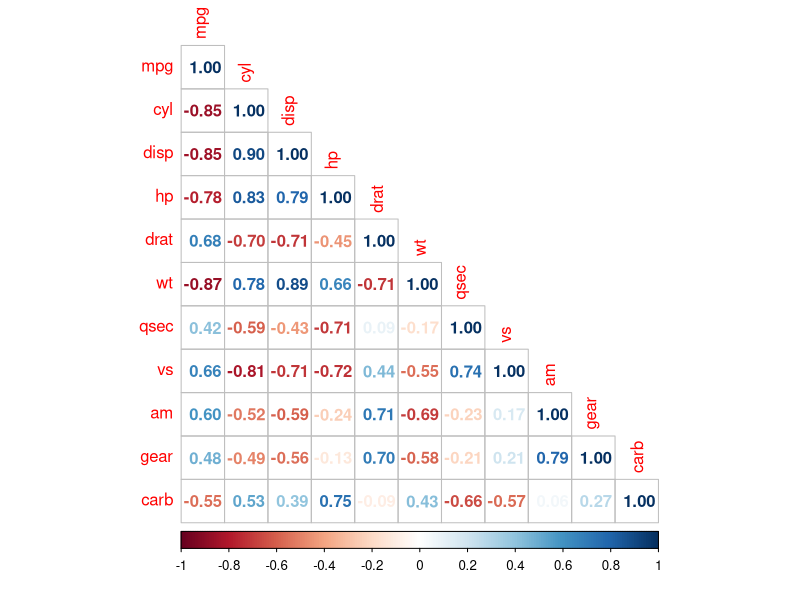
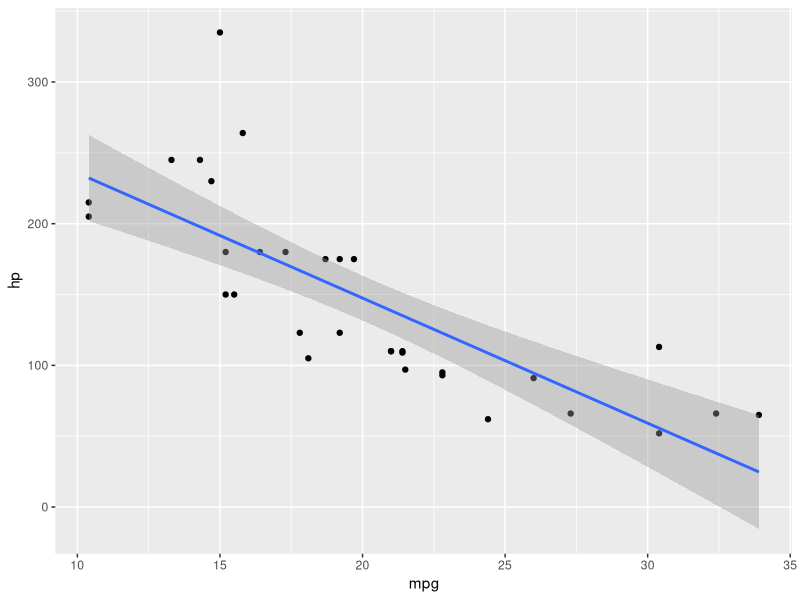
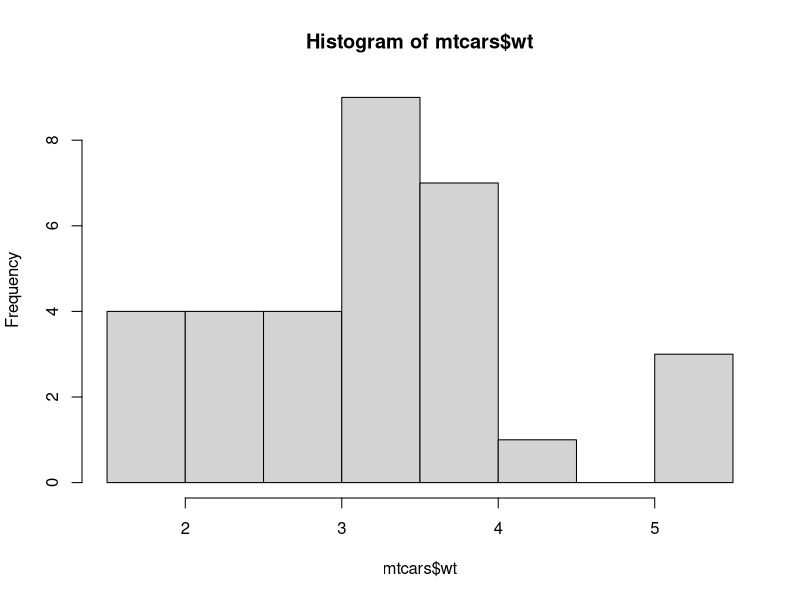
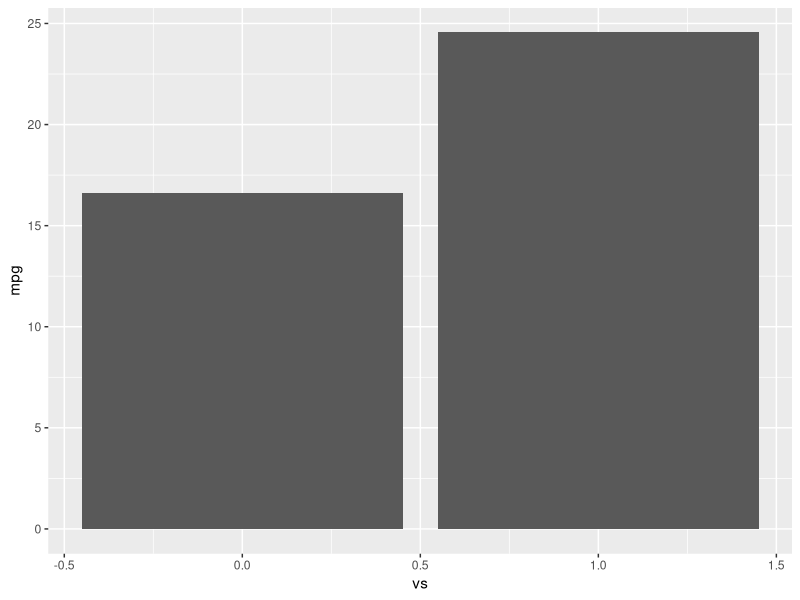
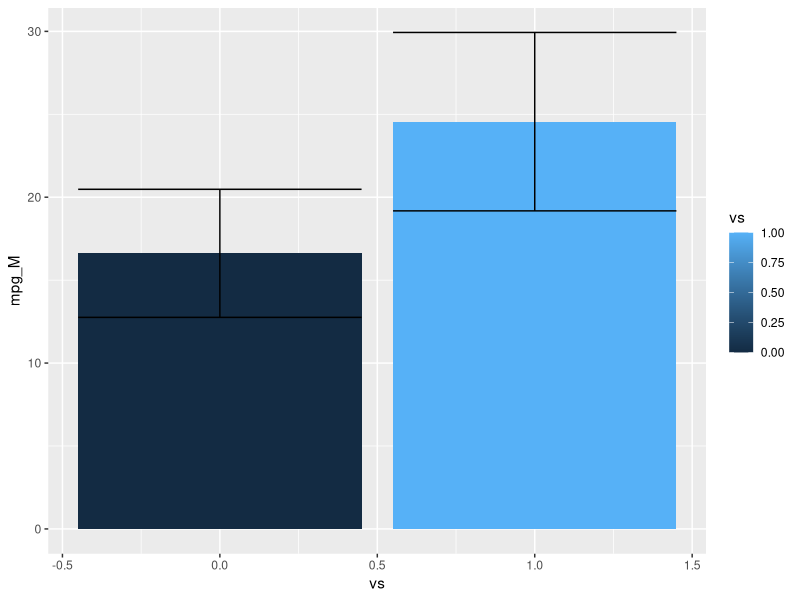
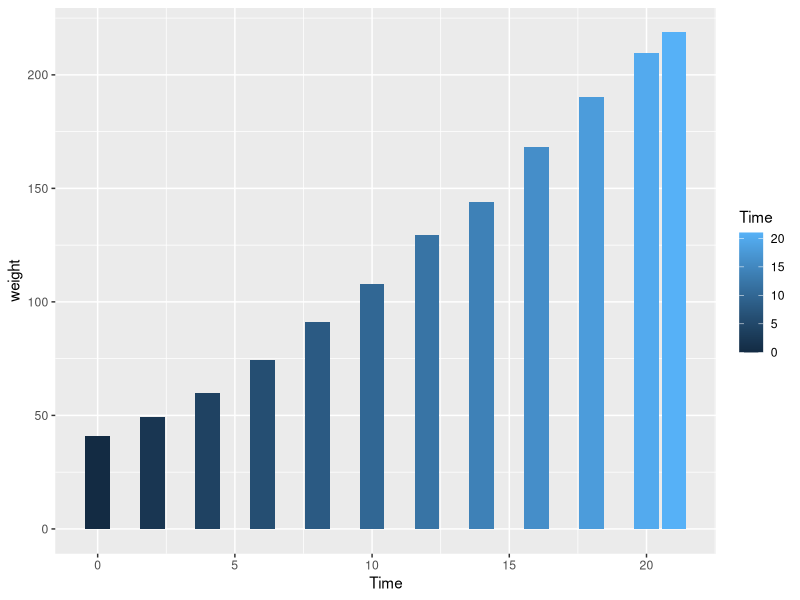

The R source for these figures, in order:
## ---- chunk 1
library(survival)
library(tidyverse)
library(corrplot)
## ---- chunk 2
mtcars
## ---- chunk 3
?mtcars
## ---- chunk 4
summary(mtcars)
## ---- chunk 5
car_corr = cor(mtcars)
car_corr
## ---- chunk 6
corrplot(car_corr, method="number", type="lower")
## ---- chunk 7
cor.test(mtcars$mpg, mtcars$hp)
## ---- chunk 8
ggplot(mtcars, aes(x=mpg, y=hp)) + geom_point() + geom_smooth(method=lm)
## ---- chunk 9
hist(mtcars$wt)
## ---- chunk 10
t.test(mtcars$wt, mu=3)
## ---- chunk 11
unique(mtcars$vs)
## ---- chunk 12
table(mtcars$vs)
## ---- chunk 13
t.test(mtcars$mpg~mtcars$vs)
## ---- chunk 14
v_mpg = mtcars[mtcars$vs==0, "mpg"]
v_mpg
s_mpg = mtcars[mtcars$vs==1, "mpg"]
s_mpg
t.test(v_mpg, s_mpg)
## ---- chunk 15
ggplot(mtcars, aes(x=vs, y=mpg)) + 
  geom_bar(stat = "summary", fun="mean")
## ---- chunk 16
mpg_barplot_data <- mtcars %>% group_by(vs) %>% summarize(mpg_M = mean(mpg), mpg_SD = sd(mpg))
mpg_barplot_data
## ---- chunk 17
ggplot(mpg_barplot_data, aes(x=vs, y=mpg_M, fill=vs)) + 
  geom_bar(stat="identity", position="dodge") +
  geom_errorbar(data = mpg_barplot_data, 
      aes(ymin = mpg_M - mpg_SD, ymax = mpg_M + mpg_SD, y = mpg_M),
        position = position_dodge(width = .9))
## ---- chunk 18
head(ChickWeight)
## ---- chunk 19
?ChickWeight
## ---- chunk 20
summary(ChickWeight)
## ---- chunk 21
ChickWeightWide = reshape(ChickWeight, idvar = c("Chick", "Diet"), timevar = "Time", direction="wide")
ChickWeightWide
## ---- chunk 22
any(is.na(ChickWeightWide))
sum(is.na(ChickWeightWide))
## ---- chunk 23
ChickWeightWide = ChickWeightWide[complete.cases(ChickWeightWide), ]
ChickWeightWide
## ---- chunk 24
t.test(ChickWeightWide$weight.0, ChickWeightWide$weight.2, paired = TRUE)
## ---- chunk 25
ggplot(ChickWeight, aes(x=Time, y=weight, fill=Time)) + 
  geom_bar(stat = "summary", fun="mean")
